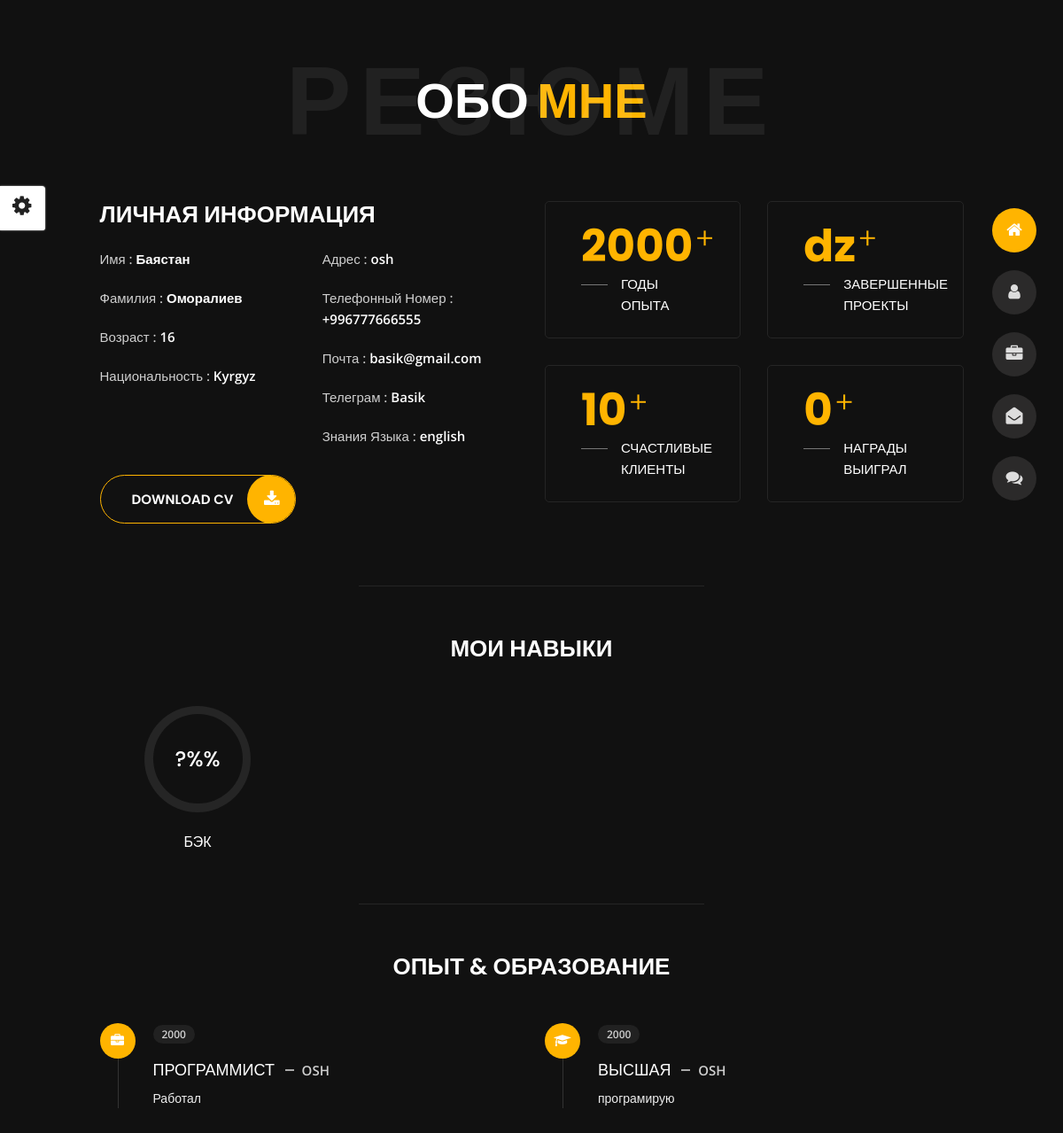
/about, run on the app's committed database.
### apps/settings/models.py (models this page shows, shortened)
class About(models.Model):
    first_name = models.CharField(
        max_length=255,
        verbose_name="Имя"
    )
    last_name = models.CharField(
        max_length=255,
        verbose_name="Фамилия"
    )
    age = models.CharField(
        max_length=3,
        verbose_name="Возраст"
    )
    nation = models.CharField(
        max_length=255,
        verbose_name="Нация"
    )
    adress = models.CharField(
        max_length=255,
        verbose_name="Адрес"
    )
    phone = models.CharField(
        max_length=255,
        verbose_name="Телефонный номер"
    )
    email = models.EmailField(
        verbose_name="Почта"
    )
    telegram = models.CharField(
        max_length=255,
        verbose_name="Телеграм"
    )
    language = models.CharField(
        max_length=255,
        verbose_name="Знания языка"
    )
    year = models.CharField(
        max_length=255,
        verbose_name="Годы опыта"
    )
    projects = models.CharField(
        max_length=255,
        verbose_name="Завершенные проекты"
    )
    clients = models.CharField(
        max_length=255,
        verbose_name="Счастливые клиенты"
    )
    awards = models.CharField(
        max_length=255,
        verbose_name="Полученные награды"
    )
    class Meta:
        verbose_name="Обо мне"
        verbose_name_plural = "Обо мне"

class Skills(models.Model):
    title = models.CharField(
        max_length=255,
        verbose_name="Название"
    )
    number = models.CharField(
        max_length=255,
        verbose_name="Процент"
    )
    class Meta:
        verbose_name="Мои скилы"
        verbose_name_plural = "Мой скил"

class Experience(models.Model):
    year = models.CharField(
        max_length=255,
        verbose_name="Год"
    )
    job = models.CharField(
        max_length=255,
        verbose_name="Работа"
    )
    place = models.CharField(
        max_length=255,
        verbose_name="Место"
    )
    description = models.TextField(
        verbose_name="Что вы делали"
    )
    class Meta:
        verbose_name="Годы опата"
        verbose_name_plural = "Год опыта"

class Education(models.Model):
    year = models.CharField(
        max_length=255,
        verbose_name="Год"
    )
    title = models.CharField(
        max_length=255,
        verbose_name="Научная степень"
    )
    place = models.CharField(
        max_length=255,
        verbose_name="Место"
    )
    description = models.TextField(
        verbose_name="Что вы делали"
    )
    class Meta:
        verbose_name="Годы обучение"
        verbose_name_plural = "Год обучение"

### apps/settings/views.py (the view)
# urls.py: path('about', about, name="about"),
def about(request):
    info_me = About.objects.latest("id")
    skills = Skills.objects.all()
    experience = Experience.objects.all()
    education = Education.objects.all()
    return render(request, "about.html", locals())

### templates/about.html (shortened to what this page needs)
{% extends 'include/homepage.html' %}
{% load static %}
{% block content %}
<body class="about">
<div id="showSwitcher" class="styleSecondColor"><i class="fa fa-cog fa-spin"></i></div>
{% include 'include/header.html' %}
<section class="title-section text-left text-sm-center revealator-slideup revealator-once revealator-delay1">
    <h1>Обо <span>мне</span></h1>
    <span class="title-bg">Резюме</span>
</section>
<section class="main-content revealator-slideup revealator-once revealator-delay1">
    <div class="container">
        <div class="row">
            <div class="col-12 col-lg-5 col-xl-6">
                <div class="row">
                    <div class="col-12">
                        <h3 class="text-uppercase custom-title mb-0 ft-wt-600">Личная информация</h3>
                    </div>
                    <div class="col-6">
                        <ul class="about-list list-unstyled open-sans-font">
                            <li> <span class="title">Имя :</span> <span class="value d-block d-sm-inline-block d-lg-block d-xl-inline-block">{{info_me.first_name}}</span></li>
                            <li> <span class="title">Фамилия :</span> <span class="value d-block d-sm-inline-block d-lg-block d-xl-inline-block">{{info_me.last_name}}</span> </li>
                            <li> <span class="title">Возраст :</span> <span class="value d-block d-sm-inline-block d-lg-block d-xl-inline-block">{{info_me.age}}</span> </li>
                            <li> <span class="title">Национальность :</span> <span class="value d-block d-sm-inline-block d-lg-block d-xl-inline-block">{{info_me.nation}}</span> </li>
                        </ul>
                    </div>
                    <div class="col-6">
                        <ul class="about-list list-unstyled open-sans-font">
                            <li> <span class="title">Адрес :</span> <span class="value d-block d-sm-inline-block d-lg-block d-xl-inline-block">{{info_me.adress}}</span> </li>
                            <li> <span class="title">Телефонный номер :</span> <span class="value d-block d-sm-inline-block d-lg-block d-xl-inline-block">{{info_me.phone}}</span> </li>
                            <li> <span class="title">Почта :</span> <span class="value d-block d-sm-inline-block d-lg-block d-xl-inline-block">{{info_me.email}}</span> </li>
                            <li> <span class="title">Телеграм :</span> <span class="value d-block d-sm-inline-block d-lg-block d-xl-inline-block">{{info_me.telegram}}</span> </li>
                            <li> <span class="title">Знания языка :</span> <span class="value d-block d-sm-inline-block d-lg-block d-xl-inline-block">{{info_me.language}}</span> </li>
                        </ul>
                    </div>
                    <div class="col-12 mt-3">
                        <a class="button" href="#">
                            <span class="button-text">Download CV</span>
                            <span class="button-icon fa fa-download"></span>
                        </a>
                    </div>
                </div>
            </div>
            <div class="col-12 col-lg-7 col-xl-6 mt-5 mt-lg-0">
                <div class="row">
                    <div class="col-6">
                        <div class="box-stats with-margin">
                            <h3 class="poppins-font position-relative">{{info_me.year}}</h3>
                            <p class="open-sans-font m-0 position-relative text-uppercase">Годы <span class="d-block">опыта</span></p>
                        </div>
                    </div>
                    <div class="col-6">
                        <div class="box-stats with-margin">
                            <h3 class="poppins-font position-relative">{{info_me.projects}}</h3>
                            <p class="open-sans-font m-0 position-relative text-uppercase">Завершенные <span class="d-block">проекты</span></p>
                        </div>
                    </div>
                    <div class="col-6">
                        <div class="box-stats">
                            <h3 class="poppins-font position-relative">{{info_me.clients}}</h3>
                            <p class="open-sans-font m-0 position-relative text-uppercase">Счастливые<span class="d-block">клиенты</span></p>
                        </div>
                    </div>
                    <div class="col-6">
                        <div class="box-stats">
                            <h3 class="poppins-font position-relative">{{info_me.awards}}</h3>
                            <p class="open-sans-font m-0 position-relative text-uppercase">Награды <span class="d-block">выиграл</span></p>
                        </div>
                    </div>
                </div>
            </div>
        </div>
        <hr class="separator">
        <div class="row">
            <div class="col-12">
                <h3 class="text-uppercase pb-4 pb-sm-5 mb-3 mb-sm-0 text-left text-sm-center custom-title ft-wt-600">МОИ НАВЫКИ</h3>
            </div>
            {% for skills in skills %}
            <div class="col-6 col-md-3 mb-3 mb-sm-5">
                <div class="c100 p{{skills.number}}">
                    <span>{{skills.number}}%</span>
                </div>
                <h6 class="text-uppercase open-sans-font text-center mt-2 mt-sm-4">{{skills.title}}</h6>
            </div>
            {% endfor %}
        </div>
        <hr class="separator mt-1">
        <div class="row">
            <div class="col-12">
                <h3 class="text-uppercase pb-5 mb-0 text-left text-sm-center custom-title ft-wt-600">ОПЫТ <span>&</span> ОБРАЗОВАНИЕ</h3>
            </div>
            <div class="col-lg-6 m-15px-tb">
                <div class="resume-box">
                    <ul>
                        {% for experience in experience %}
                        <li>
                            <div class="icon">
                                <i class="fa fa-briefcase"></i>
                            </div>
                            <span class="time open-sans-font text-uppercase">{{experience.year}}</span>
                            <h5 class="poppins-font text-uppercase">{{experience.job}} <span class="place open-sans-font">{{experience.place}}</span></h5>
                            <p class="open-sans-font">{{experience.description}} </p>
                        </li>
                        {% endfor %}
                    </ul>
                </div>
            </div>
            <div class="col-lg-6 m-15px-tb">
                <div class="resume-box">
                    <ul>
                        {% for education in education %}
                        <li>
                            <div class="icon">
                                <i class="fa fa-graduation-cap"></i>
                            </div>
                            <span class="time open-sans-font text-uppercase">{{education.year}}</span>
                            <h5 class="poppins-font text-uppercase">{{education.title}} <span class="place open-sans-font">{{education.place}}</span></h5>
                            <p class="open-sans-font">{{education.description}}</p>
                        </li>
                        {% endfor %}
                    </ul>
                </div>
            </div>
        </div>
    </div>
</section>
{% endblock %}

### templates/include/homepage.html (shortened to what this page needs)
{% load static %}
<!DOCTYPE html>
<html lang="en">
<head>
    <link href="{% static 'css/bootstrap.min.css' %}" rel="stylesheet">
    <link href="{% static 'css/preloader.min.css' %}" rel="stylesheet">
    <link href="{% static 'css/circle.css' %}" rel="stylesheet">
    <link href="{% static 'css/font-awesome.min.css' %}" rel="stylesheet">
    <link href="{% static 'css/fm.revealator.jquery.min.css' %}" rel="stylesheet">
    <link href="{% static 'css/style.css' %}" rel="stylesheet">
    <link href="{% static 'css/skins/yellow.css' %}" rel="stylesheet">
    <link rel="alternate stylesheet" type="text/css" title="blue" href="{% static 'css/skins/blue.css' %}" />
    <link rel="alternate stylesheet" type="text/css" title="green" href="{% static 'css/skins/green.css' %}" />
    <link rel="alternate stylesheet" type="text/css" title="yellow" href="{% static 'css/skins/yellow.css' %}" />
    <link rel="alternate stylesheet" type="text/css" title="blueviolet" href="{% static 'css/skins/blueviolet.css' %}" />
    <link rel="alternate stylesheet" type="text/css" title="goldenrod" href="{% static 'css/skins/goldenrod.css' %}" />
    <link rel="alternate stylesheet" type="text/css" title="magenta" href="{% static 'css/skins/magenta.css' %}" />
    <link rel="alternate stylesheet" type="text/css" title="orange" href="{% static 'css/skins/orange.css' %}" />
    <link rel="alternate stylesheet" type="text/css" title="purple" href="{% static 'css/skins/purple.css' %}" />
    <link rel="alternate stylesheet" type="text/css" title="red" href="{% static 'css/skins/red.css' %}" />
    <link rel="alternate stylesheet" type="text/css" title="yellowgreen" href="{% static 'css/skins/yellowgreen.css' %}" />
    <link rel="stylesheet" type="text/css" href="{% static 'css/styleswitcher.css' %}" />
</head>
    {% block content %}
    {% endblock %}
</body>
</html>

### templates/include/header.html (shortened to what this page needs)
{% load static %}
<header class="header" id="navbar-collapse-toggle">
    <ul class="icon-menu d-none d-lg-block revealator-slideup revealator-once revealator-delay1">
        <li class="icon-box active">
            <i class="fa fa-home"></i>
            <a href="{% url 'index' %}">
            </a>
        </li>
        <li class="icon-box">
            <i class="fa fa-user"></i>
            <a href="{% url 'about' %}">
            </a>
        </li>
        <li class="icon-box">
            <i class="fa fa-briefcase"></i>
            <a href="{% url 'portfolio' %}">
            </a>
        </li>
        <li class="icon-box">
            <i class="fa fa-envelope-open"></i>
            <a href="{% url 'contacts' %}">
            </a>
        </li>
        <li class="icon-box">
            <i class="fa fa-comments"></i>
            <a href="{% url 'blog' %}">
            </a>
        </li>
    </ul>
</header>

### data on the page
About: first_name "Баястан", last_name "Оморалиев", age "16", nation "Kyrgyz", adress "osh", phone "+996777666555", email "basik@gmail.com", telegram "Basik", language "english", year "2000", projects "dz", clients "10", awards "0"
Skills: number "?%", title "БЭК"
Experience: year "2000", job "ПРОГРАММИСТ", place "OSH", description "Работал"
Education: year "2000", title "ВЫСШАЯ", place "OSH", description "програмирую"
